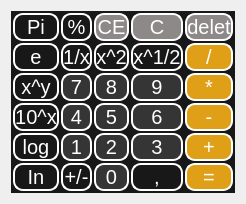
      <widget class="QWidget" name="page_3">
       <layout class="QVBoxLayout" name="verticalLayout_5">
        <item>
         <widget class="QWidget" name="widget_5" native="true">
          <property name="styleSheet">
           <string notr="true">QWidget{
background-color: rgb(24, 24, 24);}</string>
          </property>
          <layout class="QVBoxLayout" name="verticalLayout_6">
           <property name="spacing">
            <number>0</number>
           </property>
           <property name="leftMargin">
            <number>0</number>
           </property>
           <property name="topMargin">
            <number>0</number>
           </property>
           <property name="rightMargin">
            <number>0</number>
           </property>
           <property name="bottomMargin">
            <number>0</number>
           </property>
           <item>
            <widget class="QWidget" name="stackedWidget_5" native="true">
             <layout class="QGridLayout" name="gridLayout_6" columnstretch="0,0,0,0,0">
              <property name="sizeConstraint">
               <enum>QLayout::SizeConstraint::SetMaximumSize</enum>
              </property>
              <property name="leftMargin">
               <number>2</number>
              </property>
              <property name="topMargin">
               <number>2</number>
              </property>
              <property name="rightMargin">
               <number>2</number>
              </property>
              <property name="bottomMargin">
               <number>2</number>
              </property>
              <property name="spacing">
               <number>2</number>
              </property>
              <item row="1" column="2">
               <widget class="QPushButton" name="pushButton_116">
                <property name="sizePolicy">
                 <sizepolicy hsizetype="Minimum" vsizetype="Expanding">
                  <horstretch>0</horstretch>
                  <verstretch>0</verstretch>
                 </sizepolicy>
                </property>
                <property name="styleSheet">
                 <string notr="true">QPushButton{
border: 2px solid white;
border-radius:10px;
font-size:20px;
color:white;
}</string>
                </property>
                <property name="text">
                 <string>x^2</string>
                </property>
               </widget>
              </item>
              <item row="1" column="3">
               <widget class="QPushButton" name="pushButton_117">
                <property name="sizePolicy">
                 <sizepolicy hsizetype="Minimum" vsizetype="Expanding">
                  <horstretch>0</horstretch>
                  <verstretch>0</verstretch>
                 </sizepolicy>
                </property>
                <property name="styleSheet">
                 <string notr="true">QPushButton{
border: 2px solid white;
border-radius:10px;
font-size:20px;
color:white;
}</string>
                </property>
                <property name="text">
                 <string>x^1/2</string>
                </property>
               </widget>
              </item>
              <item row="5" column="4">
               <widget class="QPushButton" name="pushButton_118">
                <property name="sizePolicy">
                 <sizepolicy hsizetype="Minimum" vsizetype="Expanding">
                  <horstretch>0</horstretch>
                  <verstretch>0</verstretch>
                 </sizepolicy>
                </property>
                <property name="styleSheet">
                 <string notr="true">QPushButton{
background-color: rgb(223, 159, 22);
border: 2px solid white;
border-radius:10px;
font-size:20px;
color:white;
}</string>
                </property>
                <property name="text">
                 <string>=</string>
                </property>
               </widget>
              </item>
              <item row="3" column="0">
               <widget class="QPushButton" name="pushButton_119">
                <property name="sizePolicy">
                 <sizepolicy hsizetype="Minimum" vsizetype="Expanding">
                  <horstretch>0</horstretch>
                  <verstretch>0</verstretch>
                 </sizepolicy>
                </property>
                <property name="styleSheet">
                 <string notr="true">QPushButton{
border: 2px solid white;
border-radius:10px;
font-size:20px;
color:white;
}</string>
                </property>
                <property name="text">
                 <string>10^x</string>
                </property>
               </widget>
              </item>
              <item row="2" column="2">
               <widget class="QPushButton" name="pushButton_120">
                <property name="sizePolicy">
                 <sizepolicy hsizetype="Minimum" vsizetype="Expanding">
                  <horstretch>0</horstretch>
                  <verstretch>0</verstretch>
                 </sizepolicy>
                </property>
                <property name="styleSheet">
                 <string notr="true">QPushButton{
background-color: rgb(53, 53, 53);
border: 2px solid white;
border-radius:10px;
font-size:20px;
color:white;
}</string>
                </property>
                <property name="text">
                 <string>8</string>
                </property>
               </widget>
              </item>
              <item row="4" column="4">
               <widget class="QPushButton" name="pushButton_121">
                <property name="sizePolicy">
                 <sizepolicy hsizetype="Minimum" vsizetype="Expanding">
                  <horstretch>0</horstretch>
                  <verstretch>0</verstretch>
                 </sizepolicy>
                </property>
                <property name="styleSheet">
                 <string notr="true">QPushButton{
background-color: rgb(223, 159, 22);
border: 2px solid white;
border-radius:10px;
font-size:20px;
color:white;
}</string>
                </property>
                <property name="text">
                 <string>+</string>
                </property>
               </widget>
              </item>
              <item row="2" column="3">
               <widget class="QPushButton" name="pushButton_122">
                <property name="sizePolicy">
                 <sizepolicy hsizetype="Minimum" vsizetype="Expanding">
                  <horstretch>0</horstretch>
                  <verstretch>0</verstretch>
                 </sizepolicy>
                </property>
                <property name="styleSheet">
                 <string notr="true">QPushButton{
background-color: rgb(53, 53, 53);
border: 2px solid white;
border-radius:10px;
font-size:20px;
color:white;
}</string>
                </property>
                <property name="text">
                 <string>9</string>
                </property>
               </widget>
              </item>
              <item row="4" column="0">
               <widget class="QPushButton" name="pushButton_123">
                <property name="sizePolicy">
                 <sizepolicy hsizetype="Minimum" vsizetype="Expanding">
                  <horstretch>0</horstretch>
                  <verstretch>0</verstretch>
                 </sizepolicy>
                </property>
                <property name="styleSheet">
                 <string notr="true">QPushButton{
border: 2px solid white;
border-radius:10px;
font-size:20px;
color:white;
}</string>
                </property>
                <property name="text">
                 <string>log</string>
                </property>
               </widget>
              </item>
              <item row="0" column="1">
               <widget class="QPushButton" name="pushButton_124">
                <property name="sizePolicy">
                 <sizepolicy hsizetype="Minimum" vsizetype="Expanding">
                  <horstretch>0</horstretch>
                  <verstretch>0</verstretch>
                 </sizepolicy>
                </property>
                <property name="styleSheet">
                 <string notr="true">QPushButton{
border: 2px solid white;
border-radius:10px;
font-size:20px;
color:white;
}</string>
                </property>
                <property name="text">
                 <string>%</string>
                </property>
               </widget>
              </item>
              <item row="3" column="2">
               <widget class="QPushButton" name="pushButton_125">
                <property name="sizePolicy">
                 <sizepolicy hsizetype="Minimum" vsizetype="Expanding">
                  <horstretch>0</horstretch>
                  <verstretch>0</verstretch>
                 </sizepolicy>
                </property>
                <property name="styleSheet">
                 <string notr="true">QPushButton{
background-color: rgb(53, 53, 53);
border: 2px solid white;
border-radius:10px;
font-size:20px;
color:white;
}</string>
                </property>
                <property name="text">
                 <string>5</string>
                </property>
               </widget>
              </item>
              <item row="2" column="1">
               <widget class="QPushButton" name="pushButton_126">
                <property name="sizePolicy">
                 <sizepolicy hsizetype="Minimum" vsizetype="Expanding">
                  <horstretch>0</horstretch>
                  <verstretch>0</verstretch>
                 </sizepolicy>
                </property>
                <property name="styleSheet">
                 <string notr="true">QPushButton{
background-color: rgb(53, 53, 53);
border: 2px solid white;
border-radius:10px;
font-size:20px;
color:white;
}</string>
                </property>
                <property name="text">
                 <string>7</string>
                </property>
               </widget>
              </item>
              <item row="1" column="4">
               <widget class="QPushButton" name="pushButton_127">
                <property name="sizePolicy">
                 <sizepolicy hsizetype="Minimum" vsizetype="Expanding">
                  <horstretch>0</horstretch>
                  <verstretch>0</verstretch>
                 </sizepolicy>
                </property>
                <property name="styleSheet">
                 <string notr="true">QPushButton{
background-color: rgb(223, 159, 22);
border: 2px solid white;
border-radius:10px;
font-size:20px;
color:white;
}</string>
                </property>
                <property name="text">
                 <string>/</string>
                </property>
               </widget>
              </item>
              <item row="5" column="3">
               <widget class="QPushButton" name="pushButton_128">
                <property name="sizePolicy">
                 <sizepolicy hsizetype="Minimum" vsizetype="Expanding">
                  <horstretch>0</horstretch>
                  <verstretch>0</verstretch>
                 </sizepolicy>
                </property>
                <property name="styleSheet">
                 <string notr="true">QPushButton{
border: 2px solid white;
border-radius:10px;
font-size:20px;
color:white;
}</string>
                </property>
                <property name="text">
                 <string>,</string>
                </property>
               </widget>
              </item>
              <item row="1" column="1">
               <widget class="QPushButton" name="pushButton_129">
                <property name="sizePolicy">
                 <sizepolicy hsizetype="Minimum" vsizetype="Expanding">
                  <horstretch>0</horstretch>
                  <verstretch>0</verstretch>
                 </sizepolicy>
                </property>
                <property name="styleSheet">
                 <string notr="true">QPushButton{
border: 1.5px solid white;
border-radius:10px;
font-size:20px;
color:white;
}</string>
                </property>
                <property name="text">
                 <string>1/x</string>
                </property>
               </widget>
              </item>
              <item row="0" column="4">
               <widget class="QPushButton" name="pushButton_130">
                <property name="sizePolicy">
                 <sizepolicy hsizetype="Minimum" vsizetype="Expanding">
                  <horstretch>0</horstretch>
                  <verstretch>0</verstretch>
                 </sizepolicy>
                </property>
                <property name="baseSize">
                 <size>
                  <width>30</width>
                  <height>30</height>
                 </size>
                </property>
                <property name="styleSheet">
                 <string notr="true">QPushButton{
background-color: rgb(141, 137, 137);
border: 2px solid white;
border-radius:10px;
font-size:20px;
color:white;
}</string>
                </property>
                <property name="text">
                 <string>delet</string>
                </property>
               </widget>
              </item>
              <item row="4" column="1">
               <widget class="QPushButton" name="pushButton_131">
                <property name="sizePolicy">
                 <sizepolicy hsizetype="Minimum" vsizetype="Expanding">
                  <horstretch>0</horstretch>
                  <verstretch>0</verstretch>
                 </sizepolicy>
                </property>
                <property name="styleSheet">
                 <string notr="true">QPushButton{
background-color: rgb(53, 53, 53);
border: 2px solid white;
border-radius:10px;
font-size:20px;
color:white;
}</string>
                </property>
                <property name="text">
                 <string>1</string>
                </property>
               </widget>
              </item>
              <item row="0" column="3">
               <widget class="QPushButton" name="pushButton_132">
                <property name="sizePolicy">
                 <sizepolicy hsizetype="Minimum" vsizetype="Expanding">
                  <horstretch>0</horstretch>
                  <verstretch>0</verstretch>
                 </sizepolicy>
                </property>
                <property name="styleSheet">
                 <string notr="true">QPushButton{
background-color: rgb(141, 137, 137);
border: 2px solid white;
border-radius:10px;
font-size:20px;
color:white;
}</string>
                </property>
                <property name="text">
                 <string>C</string>
                </property>
               </widget>
              </item>
              <item row="3" column="3">
               <widget class="QPushButton" name="pushButton_133">
                <property name="sizePolicy">
                 <sizepolicy hsizetype="Minimum" vsizetype="Expanding">
                  <horstretch>0</horstretch>
                  <verstretch>0</verstretch>
                 </sizepolicy>
                </property>
                <property name="styleSheet">
                 <string notr="true">QPushButton{
background-color: rgb(53, 53, 53);
border: 2px solid white;
border-radius:10px;
font-size:20px;
color:white;
}</string>
                </property>
                <property name="text">
                 <string>6</string>
                </property>
               </widget>
              </item>
              <item row="4" column="2">
               <widget class="QPushButton" name="pushButton_134">
                <property name="sizePolicy">
                 <sizepolicy hsizetype="Minimum" vsizetype="Expanding">
                  <horstretch>0</horstretch>
                  <verstretch>0</verstretch>
                 </sizepolicy>
                </property>
                <property name="styleSheet">
                 <string notr="true">QPushButton{
background-color: rgb(53, 53, 53);
border: 2px solid white;
border-radius:10px;
font-size:20px;
color:white;
}</string>
                </property>
                <property name="text">
                 <string>2</string>
                </property>
               </widget>
              </item>
              <item row="1" column="0">
               <widget class="QPushButton" name="pushButton_135">
                <property name="sizePolicy">
                 <sizepolicy hsizetype="Minimum" vsizetype="Expanding">
                  <horstretch>0</horstretch>
                  <verstretch>0</verstretch>
                 </sizepolicy>
                </property>
                <property name="styleSheet">
                 <string notr="true">QPushButton{
border: 2px solid white;
border-radius:10px;
font-size:20px;
color:white;
}</string>
                </property>
                <property name="text">
                 <string>e</string>
                </property>
               </widget>
              </item>
              <item row="4" column="3">
               <widget class="QPushButton" name="pushButton_136">
                <property name="sizePolicy">
                 <sizepolicy hsizetype="Minimum" vsizetype="Expanding">
                  <horstretch>0</horstretch>
                  <verstretch>0</verstretch>
                 </sizepolicy>
                </property>
                <property name="styleSheet">
                 <string notr="true">QPushButton{
background-color: rgb(53, 53, 53);
border: 2px solid white;
border-radius:10px;
font-size:20px;
color:white;
}</string>
                </property>
                <property name="text">
                 <string>3</string>
                </property>
               </widget>
              </item>
              <item row="3" column="1">
               <widget class="QPushButton" name="pushButton_137">
                <property name="sizePolicy">
                 <sizepolicy hsizetype="Minimum" vsizetype="Expanding">
                  <horstretch>0</horstretch>
                  <verstretch>0</verstretch>
                 </sizepolicy>
                </property>
                <property name="styleSheet">
                 <string notr="true">QPushButton{
background-color: rgb(53, 53, 53);
border: 2px solid white;
border-radius:10px;
font-size:20px;
color:white;
}</string>
                </property>
                <property name="text">
                 <string>4</string>
                </property>
               </widget>
              </item>
              <item row="0" column="0">
               <widget class="QPushButton" name="pushButton_138">
                <property name="sizePolicy">
                 <sizepolicy hsizetype="Minimum" vsizetype="Expanding">
                  <horstretch>0</horstretch>
                  <verstretch>0</verstretch>
                 </sizepolicy>
                </property>
                <property name="font">
                 <font>
                  <pointsize>-1</pointsize>
                  <strikeout>false</strikeout>
                 </font>
                </property>
                <property name="autoFillBackground">
                 <bool>false</bool>
                </property>
                <property name="styleSheet">
                 <string notr="true">QPushButton{
border: 2px solid white;
border-radius:10px;
font-size:20px;
color:white;
}</string>
                </property>
                <property name="text">
                 <string>Pi</string>
                </property>
                <property name="default">
                 <bool>false</bool>
                </property>
                <property name="flat">
                 <bool>false</bool>
                </property>
               </widget>
              </item>
              <item row="2" column="0">
               <widget class="QPushButton" name="pushButton_139">
                <property name="sizePolicy">
                 <sizepolicy hsizetype="Minimum" vsizetype="Expanding">
                  <horstretch>0</horstretch>
                  <verstretch>0</verstretch>
                 </sizepolicy>
                </property>
                <property name="styleSheet">
                 <string notr="true">QPushButton{
border: 2px solid white;
border-radius:10px;
font-size:20px;
color:white;
}</string>
                </property>
                <property name="text">
                 <string>x^y</string>
                </property>
               </widget>
              </item>
              <item row="3" column="4">
               <widget class="QPushButton" name="pushButton_140">
                <property name="sizePolicy">
                 <sizepolicy hsizetype="Minimum" vsizetype="Expanding">
                  <horstretch>0</horstretch>
                  <verstretch>0</verstretch>
                 </sizepolicy>
                </property>
                <property name="styleSheet">
                 <string notr="true">QPushButton{
background-color: rgb(223, 159, 22);
border: 2px solid white;
border-radius:10px;
font-size:20px;
color:white;
}</string>
                </property>
                <property name="text">
                 <string>-</string>
                </property>
                <property name="autoRepeat">
                 <bool>false</bool>
                </property>
                <property name="autoExclusive">
                 <bool>false</bool>
                </property>
                <property name="autoDefault">
                 <bool>false</bool>
                </property>
                <property name="default">
                 <bool>false</bool>
                </property>
                <property name="flat">
                 <bool>false</bool>
                </property>
               </widget>
              </item>
              <item row="0" column="2">
               <widget class="QPushButton" name="pushButton_141">
                <property name="sizePolicy">
                 <sizepolicy hsizetype="Minimum" vsizetype="Expanding">
                  <horstretch>0</horstretch>
                  <verstretch>0</verstretch>
                 </sizepolicy>
                </property>
                <property name="styleSheet">
                 <string notr="true">QPushButton{
background-color: rgb(141, 137, 137);
border: 2px solid white;
border-radius:10px;
font-size:20px;
color:white;
}</string>
                </property>
                <property name="text">
                 <string>CE</string>
                </property>
               </widget>
              </item>
              <item row="5" column="1">
               <widget class="QPushButton" name="pushButton_142">
                <property name="sizePolicy">
                 <sizepolicy hsizetype="Minimum" vsizetype="Expanding">
                  <horstretch>0</horstretch>
                  <verstretch>0</verstretch>
                 </sizepolicy>
                </property>
                <property name="styleSheet">
                 <string notr="true">QPushButton{
border: 2px solid white;
border-radius:10px;
font-size:20px;
color:white;
}</string>
                </property>
                <property name="text">
                 <string>+/-</string>
                </property>
               </widget>
              </item>
              <item row="5" column="2">
               <widget class="QPushButton" name="pushButton_143">
                <property name="sizePolicy">
                 <sizepolicy hsizetype="Minimum" vsizetype="MinimumExpanding">
                  <horstretch>0</horstretch>
                  <verstretch>0</verstretch>
                 </sizepolicy>
                </property>
                <property name="styleSheet">
                 <string notr="true">QPushButton{
background-color: rgb(53, 53, 53);
border: 2px solid white;
border-radius:10px;
font-size:20px;
color:white;
}</string>
                </property>
                <property name="text">
                 <string>0</string>
                </property>
               </widget>
              </item>
              <item row="2" column="4">
               <widget class="QPushButton" name="pushButton_144">
                <property name="sizePolicy">
                 <sizepolicy hsizetype="Minimum" vsizetype="Expanding">
                  <horstretch>0</horstretch>
                  <verstretch>0</verstretch>
                 </sizepolicy>
                </property>
                <property name="styleSheet">
                 <string notr="true">QPushButton{
background-color: rgb(223, 159, 22);
border: 2px solid white;
border-radius:10px;
font-size:20px;
color:white;
}</string>
                </property>
                <property name="text">
                 <string>*</string>
                </property>
               </widget>
              </item>
              <item row="5" column="0">
               <widget class="QPushButton" name="pushButton_145">
                <property name="sizePolicy">
                 <sizepolicy hsizetype="Minimum" vsizetype="Expanding">
                  <horstretch>0</horstretch>
                  <verstretch>0</verstretch>
                 </sizepolicy>
                </property>
                <property name="styleSheet">
                 <string notr="true">QPushButton{
border: 2px solid white;
border-radius:10px;
font-size:20px;
color:white;
}</string>
                </property>
                <property name="text">
                 <string>In</string>
                </property>
               </widget>
              </item>
             </layout>
            </widget>
           </item>
          </layout>
         </widget>
        </item>
       </layout>
      </widget>
